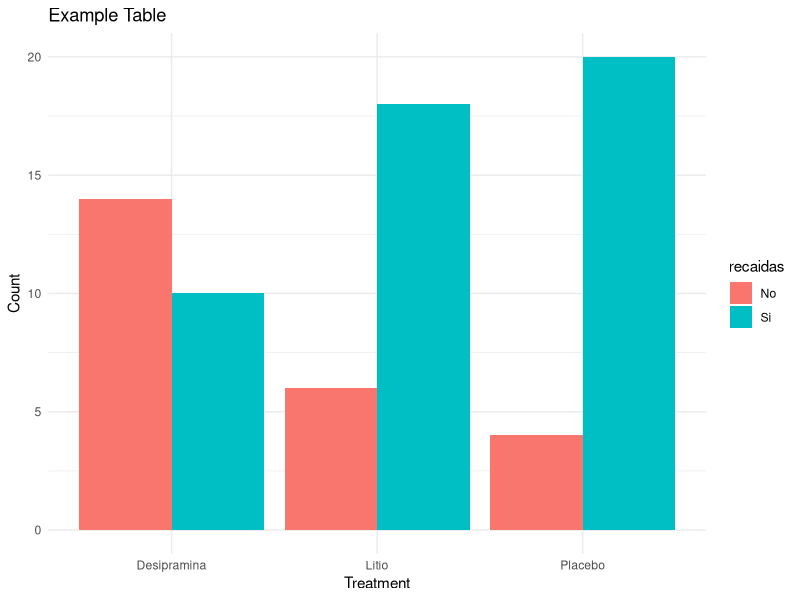

Generate this figure with R:
library(tidyverse)

example_table <- tibble(
    activo = c(rep("Desipramina", 24), rep("Litio", 24), rep("Placebo", 24)),
    recaidas = c(rep("Si", 10), rep("No", 14), rep("Si", 18), rep("No", 6), rep("Si", 20), rep("No", 4))
)

example_table %>%
    count(activo, recaidas) %>%
    ggplot(aes(x = activo, y = n, fill = recaidas)) +
    geom_bar(stat = "identity", position = "dodge") +
    labs(title = "Example Table", x = "Treatment", y = "Count") +
    theme_minimal()

ct <- table(example_table$activo, example_table$recaidas)
chisq.test(ct)
